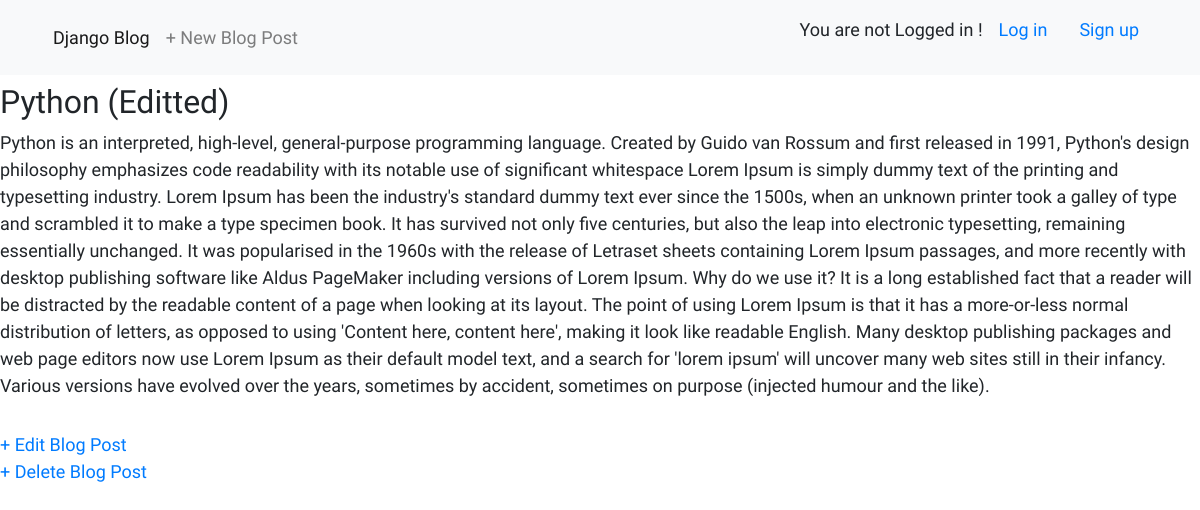
The app's page /post/1/ with its own data.
### blog/models.py (models this page shows, shortened)
class Post(models.Model):
    title = models.CharField(max_length=200)
    author = models.ForeignKey("auth.User", on_delete=models.CASCADE)
    body = models.TextField()

### blog/views.py (the view)
# urls.py: path('post/<int:pk>/', BlogDetailView.as_view(), name='post_detail'),
class BlogDetailView(DetailView):
    model = Post
    template_name = 'post_detail.html'

### templates/post_detail.html
{% extends 'base.html' %}
{% block content %}
<div class="post-entry">
    <h2>
        {{post.title}}
    </h2>
    <p>
        {{post.body}}
    </p>
</div>
<a href="{% url 'post_edit' post.pk   %}">
    + Edit Blog Post
</a>
<br>
<a href="{% url 'post_delete' post.pk   %}">
    + Delete Blog Post
</a>
{% endblock content %}

### static/css/base.css (style rules this page uses)
body { font-family: 'Source Sans Pro', sans-serif; font-size: 18px; }
.post-entry { margin-bottom: 2rem; }
.post-entry h2 { margin: 0.5rem 0; }
.post-entry p { margin: 0; font-weight: 400; }

### records on screen
Post: title "Python (Editted)", body "Python is an interpreted, high-level, general-purpose programming language. Created by Guido van Rossum and first released in 1991, Python's design philosophy emphasizes code readability with its notable use of significant whitespace Lorem Ipsum is simply dummy text of the printing and typesetting industry. Lorem Ipsum has been the industry's standard dummy text ever since the 1500s, when an unknown printer took a galley of type and scrambled it to make a type specimen book. It has survived not only five centuries, but also the leap into electronic typesetting, remaining essentially unchanged. It was popularised in the 1960s with the release of Letraset sheets containing Lorem Ipsum…"
